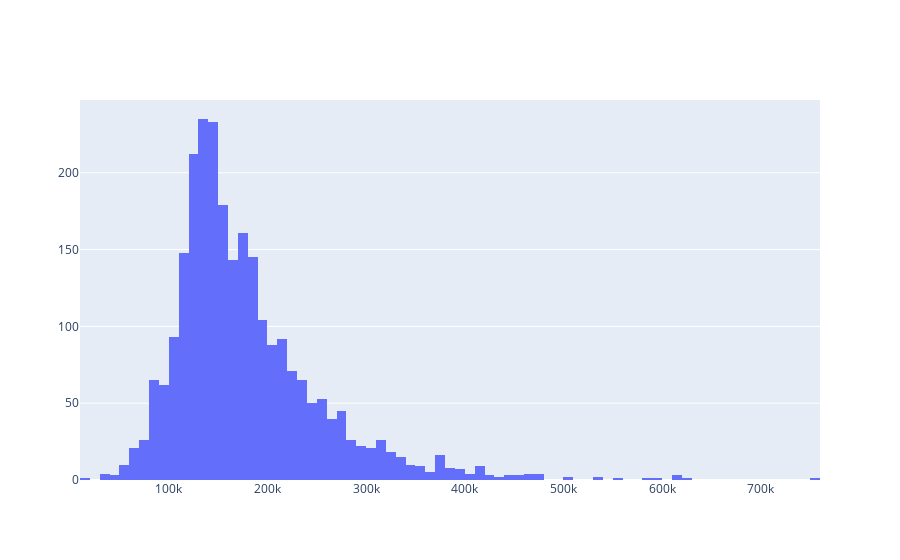

Notebook code cell kept with this figure:
### Markdown cell above
The sale price of the houses in the dataset have a right skew.

### Code cell
sp_fig = go.Figure(data=[go.Histogram(x=train.SalePrice)])
sp_fig

### Figure 1 — Plotly figure (JSON) as saved in the notebook; plotly's stock layout.template omitted (floating-point values rounded to 4 significant figures; data arrays with more than 128 entries replaced by an {"elided": "..."} marker saying what was removed)
{"data": [{"type": "histogram", "x": {"elided": "2576 int values"}}], "layout": {"autosize": true, "xaxis": {"autorange": true, "range": [10000.0, 760000.0], "type": "linear"}, "yaxis": {"autorange": true, "range": [0, 247.4]}}}
